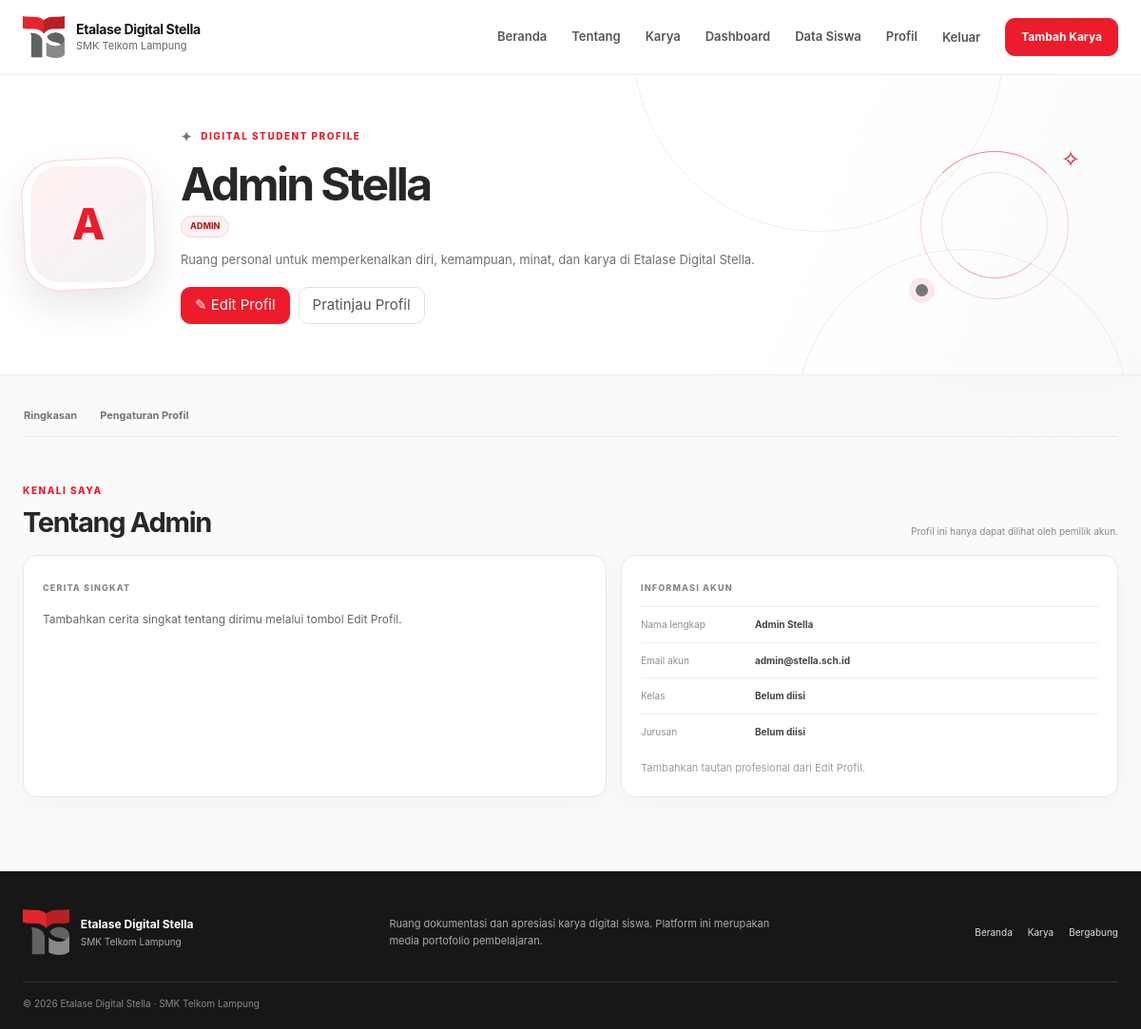
The app's page /profile.php (signed in) with its own data.
### tables this page shows
CREATE TABLE IF NOT EXISTS users (
  id BIGINT UNSIGNED NOT NULL AUTO_INCREMENT,
  nama VARCHAR(120) NOT NULL,
  email VARCHAR(190) NOT NULL,
  password VARCHAR(255) NOT NULL,
  role ENUM('super_admin', 'admin', 'siswa') NOT NULL DEFAULT 'siswa',
  kelas VARCHAR(80) NULL,
  jurusan VARCHAR(120) NULL,
  biodata TEXT NULL,
  keahlian TEXT NULL,
  minat VARCHAR(500) NULL,
  tujuan_pengembangan TEXT NULL,
  github_url VARCHAR(2048) NULL,
  portfolio_url VARCHAR(2048) NULL,
  foto_profil VARCHAR(255) NULL,
  created_at TIMESTAMP NOT NULL DEFAULT CURRENT_TIMESTAMP,
  updated_at TIMESTAMP NOT NULL DEFAULT CURRENT_TIMESTAMP ON UPDATE CURRENT_TIMESTAMP,
  PRIMARY KEY (id),
  UNIQUE KEY uq_users_email (email)
);

### middleware/auth_check.php (called while the page is built, shortened)
<?php
function e(mixed $value): string
{
    return htmlspecialchars((string)($value ?? ''), ENT_QUOTES | ENT_SUBSTITUTE, 'UTF-8');
}

### profile.php (the view, shortened to what this page needs)
<?php
require __DIR__ . '/middleware/auth_check.php';
$user = require_login();
$profileStatement = $pdo->prepare(
    'SELECT id, nama, email, role, kelas, jurusan, biodata, keahlian, minat,
            tujuan_pengembangan, github_url, portfolio_url, foto_profil, created_at
     FROM users WHERE id = ? LIMIT 1'
);
$profileStatement->execute([(int)$user['id']]);
$profile = $profileStatement->fetch();
$userRoleLabel = ucfirst(str_replace('_', ' ', (string)$profile['role']));
require __DIR__ . '/partials/header.php';
?>
<div class="profile-page">
  <section class="profile-hero">
    <div class="container profile-hero-inner">
      <div class="profile-hero-main">
        <div class="profile-avatar-frame">
          <?php if (!empty($profile['foto_profil'])): ?>
            <button class="profile-avatar-button" type="button" data-profile-photo-open aria-label="Perbesar foto profil">
              <img src="<?= e(project_image_url($profile['foto_profil'])) ?>" alt="Foto profil <?= e($profile['nama']) ?>">
              <span aria-hidden="true">Perbesar</span>
            </button>
          <?php else: ?>
            <div class="profile-avatar-fallback" aria-label="Inisial <?= e($profile['nama']) ?>"><?= e(mb_strtoupper(mb_substr($profile['nama'], 0, 1))) ?></div>
          <?php endif; ?>
        </div>
        <div class="profile-hero-copy">
          <span class="profile-eyebrow"><span class="profile-eyebrow-mark" aria-hidden="true">✦</span> DIGITAL STUDENT PROFILE</span>
          <h1><?= e($profile['nama']) ?></h1>
          <div class="profile-identity-line">
            <span class="profile-role"><?= e($userRoleLabel) ?></span>
          </div>
          <p><?= e($profile['biodata'] ?: 'Ruang personal untuk memperkenalkan diri, kemampuan, minat, dan karya di Etalase Digital Stella.') ?></p>
          <div class="profile-hero-actions">
            <button class="profile-button-primary" type="button" data-profile-edit>✎ Edit Profil</button>
            <button class="profile-button-secondary" type="button" data-profile-preview>Pratinjau Profil</button>
          </div>
        </div>
      </div>
      <div class="profile-hero-decoration" aria-hidden="true"><span class="profile-deco-ring"></span><span class="profile-deco-orbit"></span><span class="profile-deco-star">✧</span><span class="profile-deco-dot"></span></div>
    </div>
  </section>
  <div class="container profile-shell">
    <nav class="profile-tabs" aria-label="Navigasi profil">
      <a href="#overview">Ringkasan</a>
      <a href="#edit-profile">Pengaturan Profil</a>
    </nav>
    <section class="profile-overview" id="overview">
      <div class="profile-section-heading"><div><span class="profile-eyebrow">KENALI SAYA</span><h2>Tentang <?= e(explode(' ', trim((string)$profile['nama']))[0]) ?></h2></div><span class="profile-section-note">Profil ini hanya dapat dilihat oleh pemilik akun.</span></div>
      <div class="profile-overview-grid">
        <article class="profile-panel profile-about-panel">
          <span class="profile-panel-kicker">CERITA SINGKAT</span>
          <p><?= e($profile['biodata'] ?: 'Tambahkan cerita singkat tentang dirimu melalui tombol Edit Profil.') ?></p>
        </article>
        <article class="profile-panel profile-info-panel">
          <span class="profile-panel-kicker">INFORMASI AKUN</span>
          <dl class="profile-facts">
            <div><dt>Nama lengkap</dt><dd><?= e($profile['nama']) ?></dd></div>
            <div><dt>Email akun</dt><dd><?= e($profile['email']) ?></dd></div>
            <div><dt>Kelas</dt><dd><?= e($profile['kelas'] ?: 'Belum diisi') ?></dd></div>
            <div><dt>Jurusan</dt><dd><?= e($profile['jurusan'] ?: 'Belum diisi') ?></dd></div>
          </dl>
          <div class="profile-social-links">
            <?php if (empty($profile['github_url']) && empty($profile['portfolio_url'])): ?><span class="profile-muted">Tambahkan tautan profesional dari Edit Profil.</span><?php endif; ?>
          </div>
        </article>
      </div>
    </section>
  </div>
</div>
<?php require __DIR__ . '/partials/footer.php'; ?>

### public/css/style.css (style rules this page uses)
:root { color-scheme: light; --red: #ed1c2b; --red-dark: #b51f28; --ink: #171717; --gray: #666; --gray-light: #888; --line: #e8e8ea; --paper: #fff; --canvas: #f7f7f8; --soft-red: #fff0f1; --shadow: 0 18px 48px rgba(23, 23, 23, .08); --radius: 18px; font-family: Inter, "Segoe UI", Arial, sans-serif; }
* { box-sizing: border-box; }
html { scroll-behavior: smooth; }
body { margin: 0; color: var(--ink); background: var(--canvas); font-size: 15px; line-height: 1.65; }
a { color: inherit; text-decoration: none; }
button, input, select, textarea { font: inherit; }
button, a { -webkit-tap-highlight-color: transparent; }
button { cursor: pointer; }
.container { width: min(1160px, calc(100% - 48px)); margin-inline: auto; }
h1, h2, h3, p { margin-top: 0; }

### records on screen
users: nama "A", nama "Admin Stella", role "ADMIN", biodata "Ruang personal untuk memperkenalkan diri, kemampuan, minat, dan karya di Etalase Digital Stella.", nama "Admin", biodata "Tambahkan cerita singkat tentang dirimu melalui tombol Edit Profil.", email "admin@stella.sch.id", kelas "Belum diisi", jurusan "Belum diisi"
